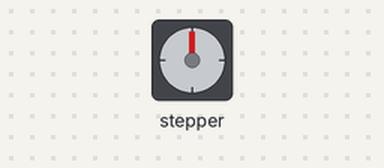
The sketch below on a simulated Arduino Uno, built with avr-gcc and run on an emulated ATmega328P. Parts: stepper motor. Wiring (inferred from the names in the program): stepper motor driver (200 steps per turn assumed): step pin 12; direction pin 13; enable pin 8.

Above: at 0.05 s.
At 2.0 s:
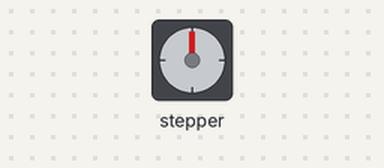
At 7.05 s:
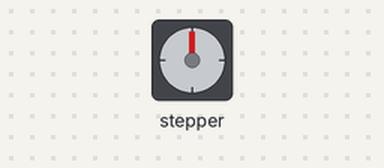
At 13.95 s:
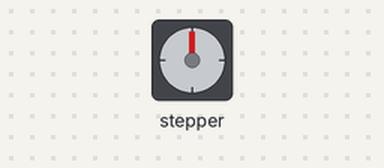
Timing chart, 0 to 18.2 s (numbered marks = the images above):
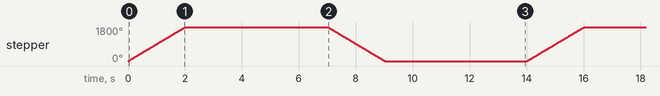

Measured:
- by itself, stepper: turns 1800° clockwise in 2.0 s, then 1800° counter-clockwise in 2.0 s, repeating every 14.0 s

The sketch:

kodPreStepper.ino
```cpp
// Nastavenie pinov
const int stepPin = 12;   // STEP pin na A4988
const int dirPin  = 13;   // DIR pin na A4988
const int enPin   = 8;    // ENABLE pin na A4988 (LOW = zapnutý, HIGH = vypnutý)

void setup() {
  pinMode(stepPin, OUTPUT);
  pinMode(dirPin, OUTPUT);
  pinMode(enPin, OUTPUT);

  // Začneme s vypnutým motorom (oddýchuje)
  digitalWrite(enPin, HIGH);
}

void loop() {
  // ---- Otáčanie dopredu (napr. vysúvanie piestu) ----
  digitalWrite(enPin, LOW);      // zapni driver
  digitalWrite(dirPin, HIGH);    // nastav smer
  for (int i = 0; i < 1000; i++) {
    digitalWrite(stepPin, HIGH);
    delayMicroseconds(1000);     // rýchlosť krokov
    digitalWrite(stepPin, LOW);
    delayMicroseconds(1000);
  }
  digitalWrite(enPin, HIGH);     // vypni driver = motor oddychuje

  delay(5000); // pauza medzi pohybmi

  // ---- Otáčanie dozadu (napr. zasúvanie piestu) ----
  digitalWrite(enPin, LOW);      // zapni driver
  digitalWrite(dirPin, LOW);     // opačný smer
  for (int i = 0; i < 1000; i++) {
    digitalWrite(stepPin, HIGH);
    delayMicroseconds(1000);
    digitalWrite(stepPin, LOW);
    delayMicroseconds(1000);
  }
  digitalWrite(enPin, HIGH);     // vypni driver = motor oddychuje

  delay(5000); // pauza medzi cyklami
}
```
